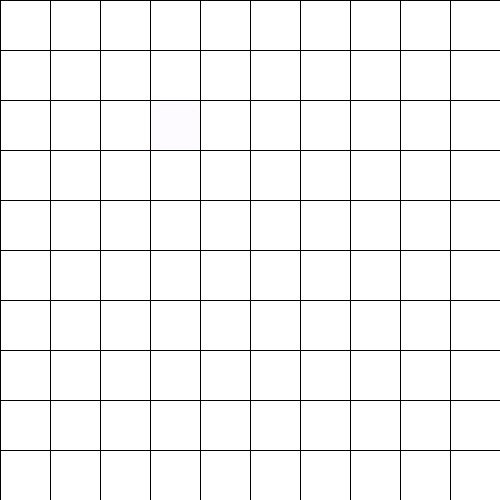
Frame 1 (no input)
Frame 60 (the mouse pressed at the canvas centre just before this capture): identical to frame 1, image omitted
Frame 120 (the mouse held since frame 60 and released just before this capture): identical to frame 1, image omitted

The Processing sketch that drew this single still picture (run headless with seeded random() and noise(); from frame 60 on, the mouse is pressed at the canvas centre):

// Processing sketch: drill44
// ── drill44.pde
ArrayList<Float> x = new ArrayList<Float>();
ArrayList<Float> y = new ArrayList<Float>();
float s = 50;
int atari = 0;
boolean hit = false;
float r = random(256);
float g = random(256);
float b = random(256);
void setup() {
  size(500,500);
  for (int i=0; i<100; i++) {
    x.add(i%10*s);
    y.add(i/10*s);
  }
  atari = (int)random(100);
}

void draw() {
    background(r,g,b);
  for (int i=0; i<x.size(); i++) {
    if (i == atari && hit) {
      fill(255,0,0);
    } else if (i == atari) {
      fill(255,250);
    } else {
      fill(255);
    }
    rect(x.get(i),y.get(i),s,s);
  }
}

void mousePressed() {
  for (int i=0; i<x.size(); i++) {
    if (x.get(i) < mouseX && x.get(i)+s > mouseX && 
        y.get(i) < mouseY && y.get(i)+s > mouseY && 
            i == atari) {
        hit = true;
    }
  }
}
